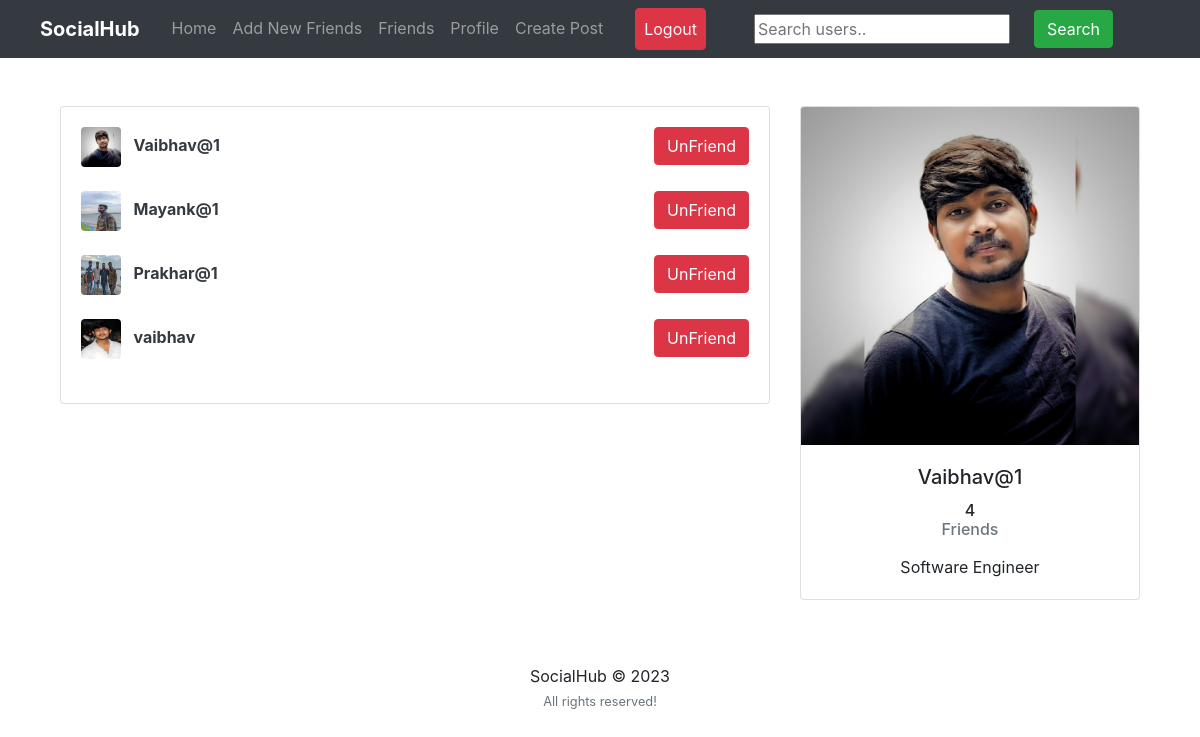
Page /friends/ (signed in) on the committed database.
### users/models.py (models this page shows)
class Profile(models.Model):
	user = models.OneToOneField(User, on_delete=models.CASCADE)
	image = models.ImageField(default='default.png', upload_to='profile_pics')
	slug = AutoSlugField(populate_from='user')
	bio = models.CharField(max_length=255, blank=True)
	friends = models.ManyToManyField("Profile", blank=True)
	def __str__(self):
		return str(self.user.username)
	def get_absolute_url(self):
		return "/users/{}".format(self.slug)

### users/views.py (the view)
# urls.py: path('friends/', user_views.friend_list, name='friend_list'),
def friend_list(request):
	p = request.user.profile
	friends = p.friends.all()
	context={
	'friends': friends
	}
	return render(request, "users/friend_list.html", context)

### users/templates/users/friend_list.html (shortened to what this page needs)
{% extends "feed/layout.html" %} {% load static %} {% block cssfiles %} {%endblock cssfiles %} {% block searchform %}
    <form
      class="form-inline my-2 my-lg-0 ml-5"
      action="{% url 'search_users' %}"
      method="get"
    >
      <input name="q" type="text" placeholder="Search users.." />
      <button class="btn btn-success my-2 my-sm-0 ml-4" type="submit">
        Search
      </button>
    </form>
    {% endblock searchform %} {% block content %}
    <div class="container">
      <div class="row">
        <div class="col-md-8">
          {% if friends %}
          <div class="card card-signin my-5">
            <div class="card-body">
              {% for user_p in friends %}
              <a href="{{ user_p.get_absolute_url }}">
                <img
                  src="{{ user_p.image.url }}"
                  class="rounded mr-2"
                  width="40"
                  height="40"
                  alt=""/>
              </a>
              <a class="text-dark" href="{{ user_p.get_absolute_url }}">
                <b>{{ user_p }}</b>
              </a>
              <small>
                <a
                  class="btn btn-danger float-right"
                  href="{% url 'delete_friend' user_p.id %}"
                  >UnFriend</a
                ></small
              >
              <br /><br />
              {% endfor %}
            </div>
          </div>
          {% endif %}
        </div>
        <div class="col-md-4">
          <div class="card card-signin my-5">
            <a href="{{ request.user.profile.get_absolute_url }}"
              ><img
                class="card-img-top"
                src="{{ request.user.profile.image.url }}"
                alt=""
            /></a>
            <div class="card-body">
              <h5 class="card-title text-center">{{ request.user }}</h5>
              <h6 class="text-center">
                {{ request.user.profile.friends.count }}
                <p class="text-muted">Friends</p>
              </h6>
              <p class="card-text text-center">{{ request.user.profile.bio }}</p>
            </div>
          </div>
        </div>
      </div>
      {% endblock content %} {% block jsfiles %}{% endblock jsfiles %}

### rows in the picture
Profile: image (picture), user.username "Vaibhav@1"
Profile: image (picture), user.username "Mayank@1"
Profile: image (picture), user.username "Prakhar@1"
Profile: image (picture), user.username "vaibhav"

### other values in the picture
{{ request.user }} "Vaibhav@1"
{{ request.user.profile.friends.count }} "4"
{{ request.user.profile.bio }} "Software Engineer"
